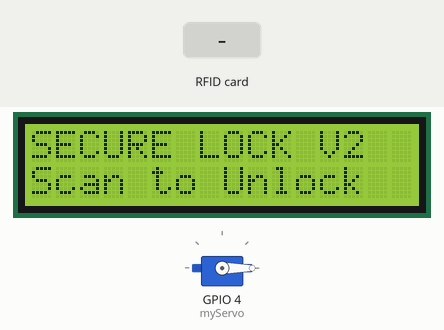
Recording of a sketch running on a simulated ESP32. Parts: 16×2 character LCD, servo. The inputs (shaded band) are chosen by the test bench.

Above: at 1.3 s.
1.4 s: RFID card 62 01 BB 5C held to the reader
At 2.8 s:
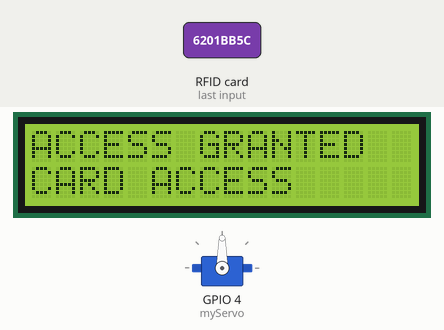
Timing chart, 0 to 7.9 s (numbered marks = the images above; inputs shaded):
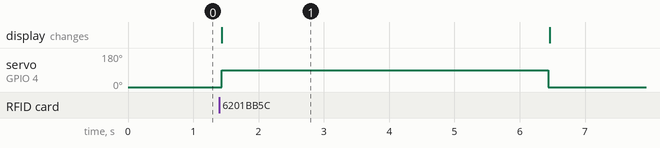

The sketch:

SecureLock_V2.ino
```cpp
#include <Wire.h>
#include <LiquidCrystal_I2C.h>
#include <ESP32Servo.h>
#include <MFRC522.h>

// 1. Hardware Initialization
LiquidCrystal_I2C lcd(0x27, 16, 2);
Servo myServo;
MFRC522 rfid(5, 15);

// 2. Specific UIDs from the Serial Monitor
byte myCard[]     = {0x62, 0x01, 0xBB, 0x5C};
byte myKeychain[] = {0x15, 0x79, 0xF0, 0x05};

void setup() {
  Serial.begin(115200);
  SPI.begin();
  rfid.PCD_Init();

  lcd.init();
  lcd.backlight();

  myServo.setPeriodHertz(50);
  myServo.attach(4, 500, 2400);
  myServo.write(0); // Ensure locked position

  displayLocked();
}

void loop() {
  // Check for Virtual PIN on Serial Monitor
  if (Serial.available() > 0) {
    String input = Serial.readStringUntil('\n');
    input.trim();
    if (input == "1234") unlockSequence("VIRTUAL PIN");
  }

  // Check for Physical RFID Scan
  if (rfid.PICC_IsNewCardPresent() && rfid.PICC_ReadCardSerial()) {
    if (checkUID(myCard)) {
      unlockSequence("CARD ACCESS");
    }
    else if (checkUID(myKeychain)) {
      unlockSequence("KEYCHAIN KEY");
    }
    else {
      lcd.clear();
      lcd.print("ACCESS DENIED");
      lcd.setCursor(0, 1);
      lcd.print("Unknown User");
      delay(2000);
      displayLocked();
    }
    rfid.PICC_HaltA();
  }
}

// Logic to compare scanned UID with our saved keys
bool checkUID(byte target[]) {
  for (byte i = 0; i < 4; i++) {
    if (rfid.uid.uidByte[i] != target[i]) return false;
  }
  return true;
}

void unlockSequence(String user) {
  lcd.clear();
  lcd.print("ACCESS GRANTED");
  lcd.setCursor(0, 1);
  lcd.print(user);

  myServo.write(90); // Move motor to unlock
  delay(5000);       // Stay open for 5 seconds
  myServo.write(0);  // Relock

  displayLocked();
}

void displayLocked() {
  lcd.clear();
  lcd.print("SECURE LOCK V2");
  lcd.setCursor(0, 1);
  lcd.print("Scan to Unlock");
}
```

Measured:
- after the input at 1.4 s, servo on GPIO 4 (myServo): 0° → 90° at once, → 0° 5.0 s later; the display: changes at once (image 1)
